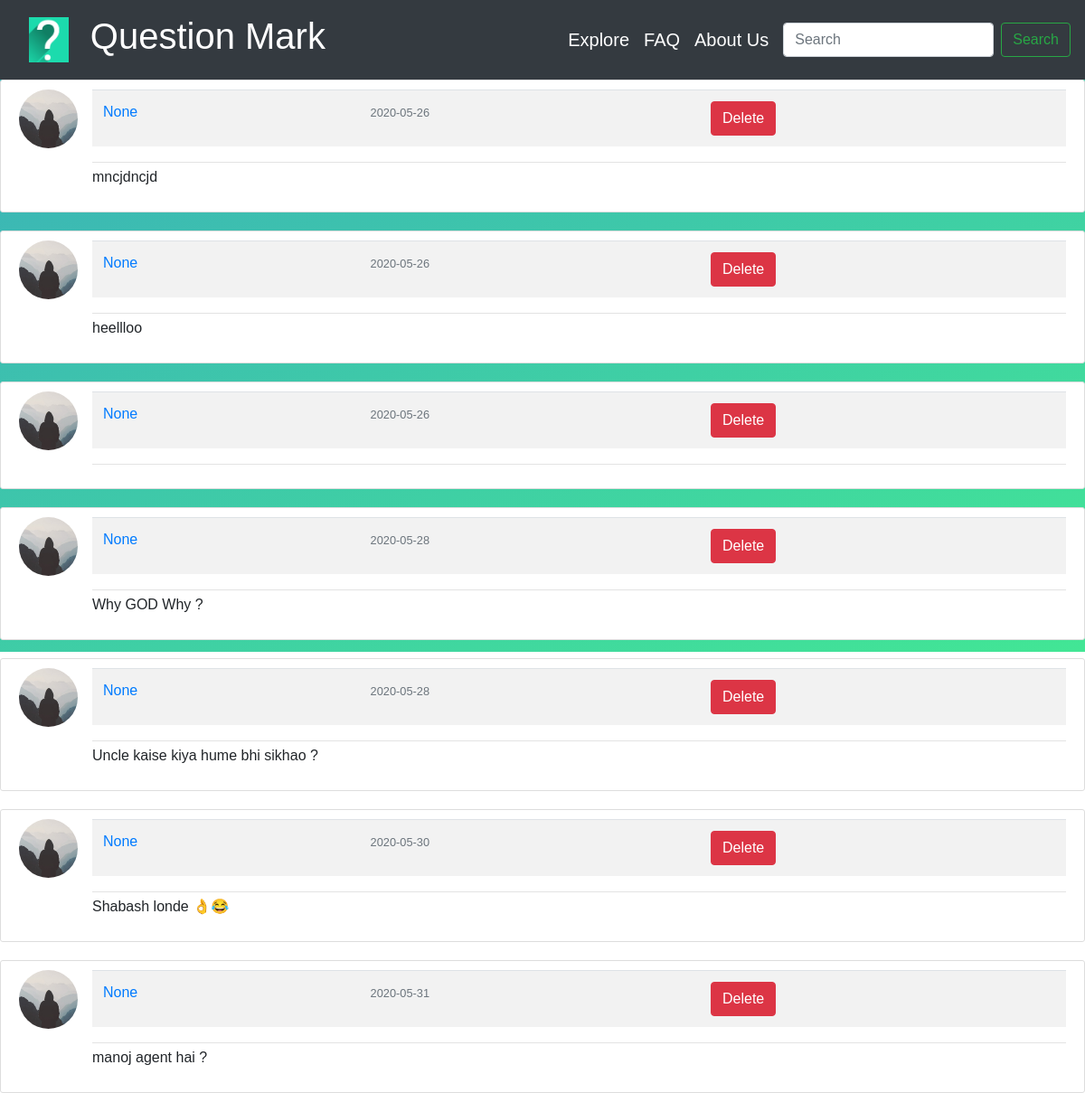
Before: /explore with the older database file.
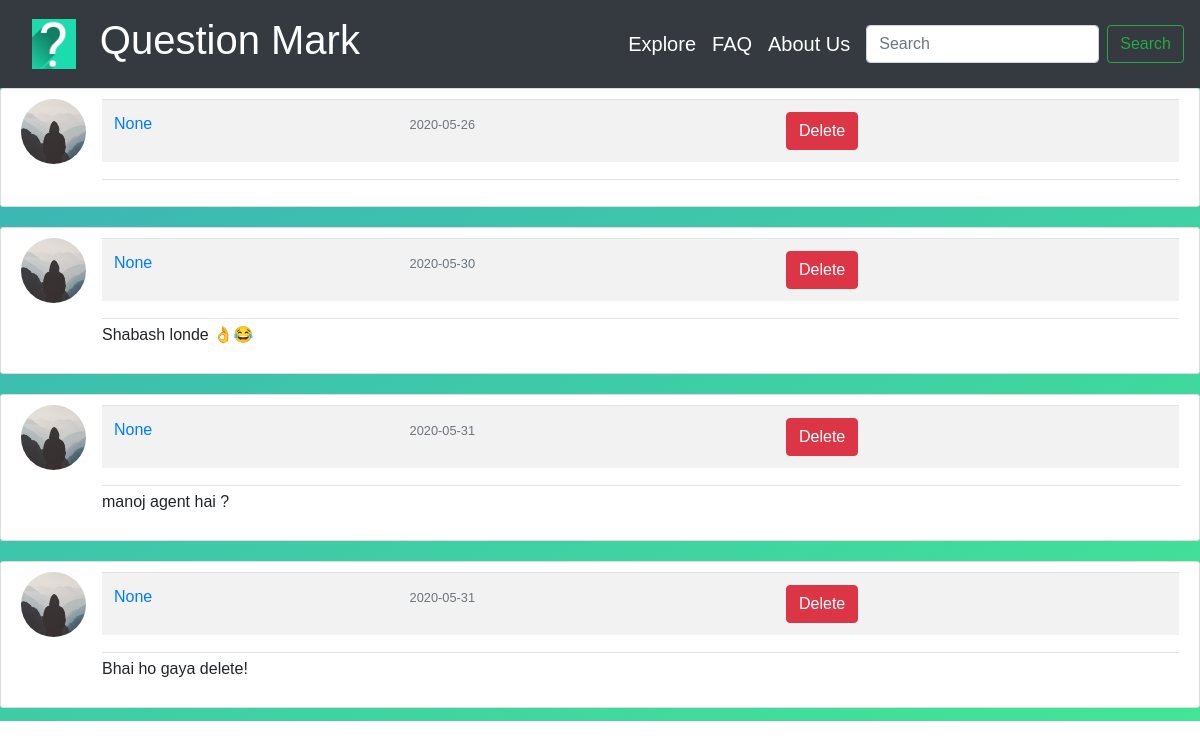
After: the same page with the newer database file.
### Question_Mark/models.py (models this page shows, shortened)
class Questions(db.Model):
    id = db.Column(db.Integer, primary_key=True)
    question = db.Column(db.Text, nullable=False)
    date_posted = db.Column(db.DateTime, nullable=False, default=datetime.utcnow)
    user_id = db.Column(db.Integer, db.ForeignKey('user.id'), nullable=False)

class User(db.Model, UserMixin):
    id = db.Column(db.Integer, primary_key=True)
    first_name = db.Column(db.String(30), unique=False, nullable=False)
    last_name = db.Column(db.String(30), unique=False, nullable=False)
    username = db.Column(db.String(30), unique=True)
    email = db.Column(db.String(120), unique=True, nullable=False)
    image_file = db.Column(db.String(20), nullable=False, default='default.jpg')
    password = db.Column(db.String(60), nullable=False)
    questions = db.relationship('Questions', backref='author', lazy=True)

### Question_Mark/routes.py (the view)
@app.route("/explore", methods=['GET','POST'])
def explore():
    values = Questions.query.all()
    return render_template('explore.html', title='Explore', values=values)

### Question_Mark/templates/explore.html (shortened to what this page needs)
{% extends "layout.html" %}
{% block head %}
<link rel="stylesheet" href={{ url_for('static', filename='style_questions.css') }}>
{% endblock head %}
{% block content %}
{% for item in values %}
<article class="media content-section-ex">
    <img class="rounded-circle article-img" src="{{ url_for('static', filename='default.jpg') }}">
    <div class="media-body">
        <div class="article-metadata">
            <table class="table table-striped">
            <tr>
            <td><a class="mr-2" href="#">{{ item.author.username }}</a></td>
            <td><small class="text-muted">{{ item.date_posted.strftime('%Y-%m-%d') }}</small></td>
            <td><form action="{{url_for('delete_ques', id=item.id)}}" method="POST">
                <input type="submit" value="Delete" class="btn btn-danger">
            </form></td></tr></table>
        </div>
        <p class="article-content">{{ item.question }}</p>
    </div>
</article>
{% endfor %}
{% endblock content %}

### Question_Mark/templates/layout.html (shortened to what this page needs)
<!DOCTYPE html>
<html>
<head>
    <link rel="stylesheet" href="https://stackpath.bootstrapcdn.com/bootstrap/4.4.1/css/bootstrap.min.css"
>
    {% block head %}{% endblock head %}
</head>
<body>
    <nav class="navbar navbar-expand-sm bg-dark navbar-dark justify-content-end">
        <a class="nav-link" href={{ url_for("home") }} title="Take a tour of our website!">
            <img id="brand-image" alt="Website Logo" src={{ url_for('static', filename='logo.png') }}></div>
        </a>
        <div class="collapse navbar-collapse flex-grow-0 ml-0 mr-5 mb-auto mt-0" id="navbarSupportedContent">
            <ul class="nav navbar-nav navbar-right">
                <li class="nav-item active">
                    <a class="nav-link" href={{ url_for("home") }} title="Take a tour of our website!">
                        <h1>Question Mark</h1>
                    </a>
                </li>
            </ul>
        </div>
        <div class="collapse navbar-collapse flex-grow-0 ml-auto mr-2 mt-2" id="navbarSupportedContent">
            <ul class="nav navbar-nav navbar-right">
                <li class="nav-item active">
                    <a class="nav-link" href={{ url_for("explore") }} title="Take a tour of our website!">
                        <h5>Explore</h5>
                    </a>
                </li>
                <li class="nav-item active">
                    <a class="nav-link" href={{ url_for("faq") }} title="Got queries? Just ask them here!">
                        <h5>FAQ</h5>
                    </a>
                </li>
                <li class="nav-item active">
                    <a class="nav-link" href={{ url_for("about") }} title="Know more about us!">
                        <h5>About Us</h5>
                    </a>
                </li>
            </ul>
        </div>
        <form class="form-inline">
            <input class="form-control mr-sm-2" type="search" placeholder="Search" aria-label="Search"
                title="Type your question here!">
            <button class="btn btn-outline-success my-2 my-sm-0" type="submit"
                title="Search your question!">Search</button>
        </form>
    </nav>
    <div id="grad">
        {% block content %}
        {% endblock content%}
    </div>
</body>
</html>

### Question_Mark/static/style_questions.css (style rules this page uses)
.content-section-ex { background: #ffffff !important; padding: 10px 20px; border: 1px solid #dddddd; border-radius: 3px; margin-bottom: 20px; }
.article-content { white-space: pre-line; }
.article-img { height: 65px; width: 65px; margin-right: 16px; }
.article-metadata { padding-bottom: 1px; margin-bottom: 4px; border-bottom: 1px solid #e3e3e3 }

### Question_Mark/templates/layout.html (style rules this page uses)
#grad { height: 633px; background-color: #ffffff; background-image: linear-gradient(to bottom right, #3bb2b8, #42e695); position: relative; }
body { box-sizing: border-box; font-family: sans-serif; }
#brand-image { height: 50px; }

Changed rows visible on the page:
removed Questions: author.username "None", date_posted "2020-05-26", question "mncjdncjd"
removed Questions: author.username "None", date_posted "2020-05-26", question "heellloo"
removed Questions: author.username "None", date_posted "2020-05-28", question "Why GOD Why ?"
removed Questions: author.username "None", date_posted "2020-05-28", question "Uncle kaise kiya hume bhi sikhao ?"
added Questions: author.username "None", date_posted "2020-05-31", question "Bhai ho gaya delete!"
